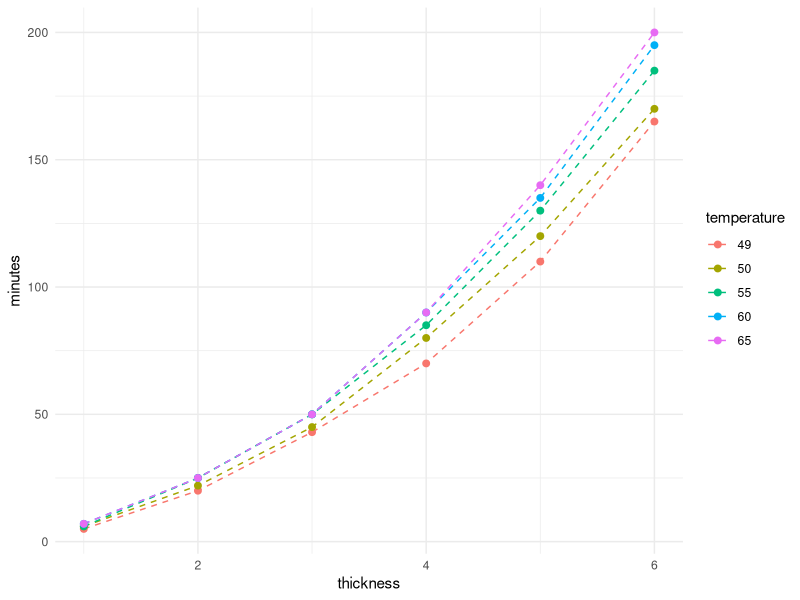
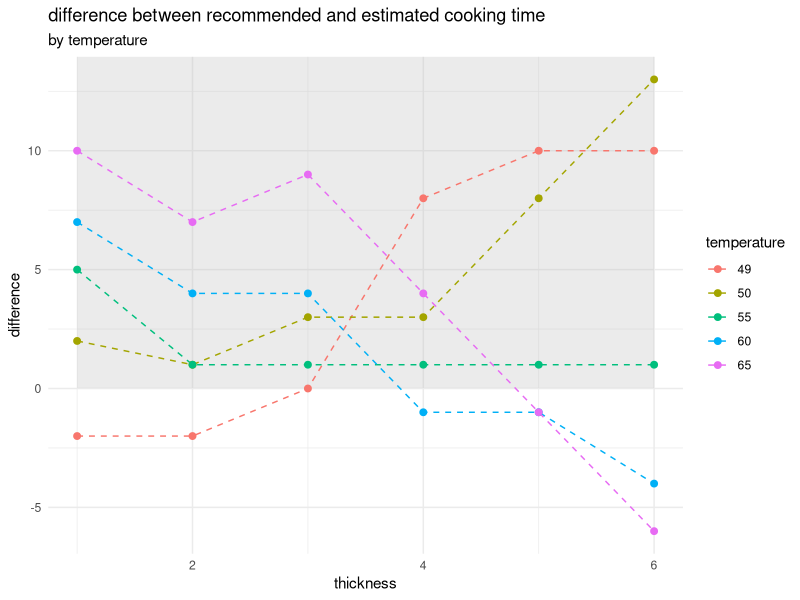
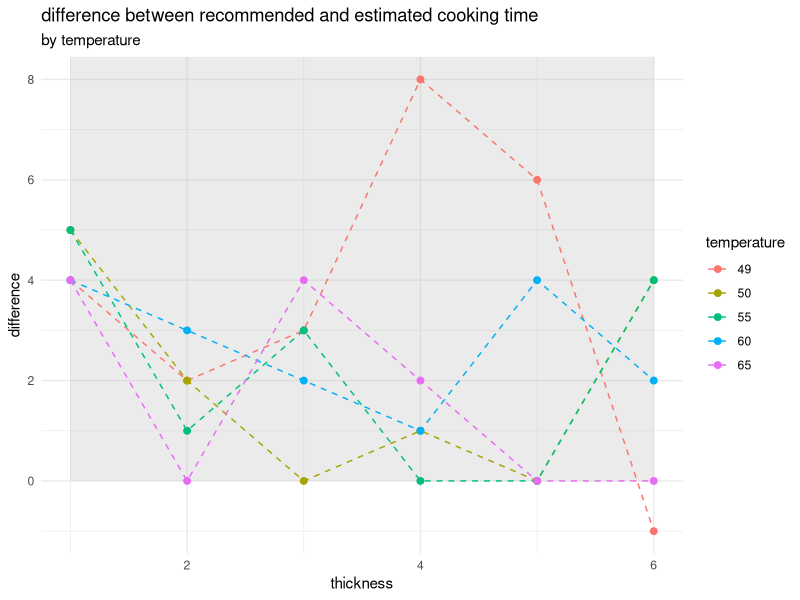

These figures' R source, in order:
library(ggplot2)


### Recommendation data ----
# Data from https://media.allpax.de/media/products/Gartabelle_DE_neu.pdf
df = data.frame(
  thickness = rep(1:6, 5),
  temperature  = factor(rep(c(49, 50, 55, 60, 65), each = 6)),
  minutes   = c(
    5, 20, 43, 70, 110, 165,
    6, 22, 45, 80, 120, 170,
    6, 25, 50, 85, 130, 185,
    7, 25, 50, 90, 135, 195,
    7, 25, 50, 90, 140, 200
  )
)
ggplot(df, aes(x = thickness, y = minutes, color = temperature)) + theme_minimal() + 
  geom_line(linetype = "dashed") + geom_point(size = 2)


### Model 1 ----
## Estimating the coefficients
model <- lm(minutes ~ as.numeric(temperature) + I(thickness^2), df)
summary(model)
beta <- summary(model)$coefficients[, 1]
beta

## Estimating new cooking times using these coefficients
# Rounding up to 5min intervals to be safe.
df$estimation <- ceiling(beta[1] + beta[2] * as.numeric(df$temperature) + beta[3] * (df$thickness^2))
df$estimation <- df$estimation + (df$estimation %% 5)

## Estimation errors
# Positive ones do no harm.
df$difference <- df$estimation - df$minutes
ggplot(df, aes(x = thickness, y = difference)) + theme_minimal() + 
  geom_ribbon(aes(ymin = 0, ymax = I(max(difference))), fill = "gray", alpha = 0.3) + 
  geom_line(linetype = "dashed", aes(color = temperature)) + geom_point(size = 2, aes(color = temperature)) + 
  ggtitle("difference between recommended and estimated cooking time", "by temperature")
# Not good enough


### Model 2 ----
## Estimating the coefficients
model <- lm(minutes ~ temperature : I(thickness^2), df)
summary(model)
beta <- summary(model)$coefficients[, 1]
beta

## Estimating new cooking times using these coefficients
# Rounding up to 5min intervals to be safe.
df$estimation <- ceiling(beta[1] + rep(beta[-1], each = 6) * (df$thickness^2))
df$estimation <- df$estimation + (df$estimation %% 5)

## Estimation errors
# Positive ones do no harm.
df$difference <- df$estimation - df$minutes
ggplot(df, aes(x = thickness, y = difference)) + theme_minimal() + 
  geom_ribbon(aes(ymin = 0, ymax = I(max(difference))), fill = "gray", alpha = 0.3) + 
  geom_line(linetype = "dashed", aes(color = temperature)) + geom_point(size = 2, aes(color = temperature)) + 
  ggtitle("difference between recommended and estimated cooking time", "by temperature")
# I think this is safe enough FOR ME. OTHER PEOPLE SHOULD FOLLOW OFFICIAL TEMPERATURE TABLES.

